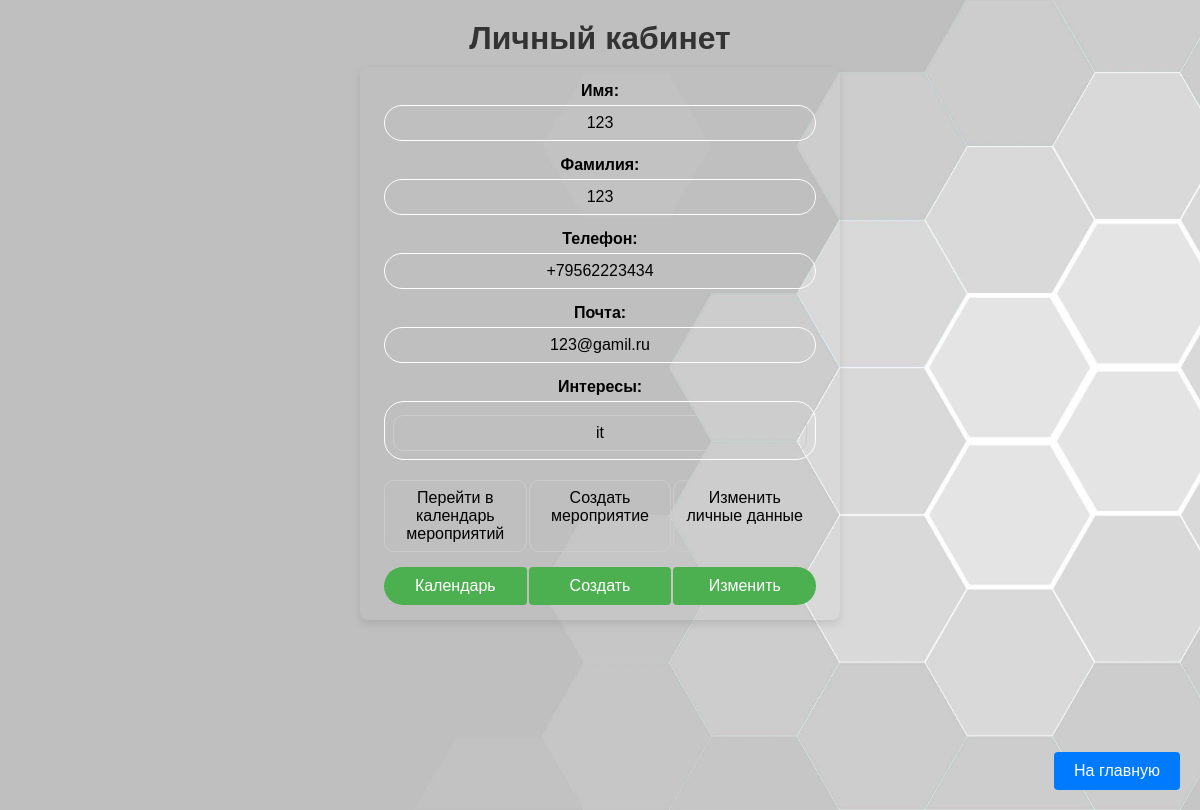
/cabinet/ (signed in), run on the app's committed database.
### registration/models.py (models this page shows, shortened)
class CustomUser(AbstractUser):
    phone = models.CharField(max_length=15)
    interests = models.JSONField(null=True)

### cabinet/views.py (the view)
# urls.py: path('', views.cabinet, name='cabinet'),
@login_required
def cabinet(request):
    user = CustomUser.objects.get(id=request.session.get('user_id'))
    context = {
        'user': user,
    }
    return render(request, 'cabinet/cabinet.html', context)

### cabinet/templates/cabinet/cabinet.html (shortened to what this page needs)
{% extends 'main/layout.html' %}
{% load static %}
{% block extra_css %}
    <link rel="stylesheet" href="{% static 'cabinet/css/cabinet.css' %}">
{% endblock %}
{% block content %}
    <h1 class="h_calendar">Личный кабинет</h1>
    <div class="container">
        <div class="user_profile">
            <p><strong>Имя: </strong></p>
            <label>{{ user.first_name }}</label>
            <p><strong>Фамилия: </strong></p>
            <label>{{ user.last_name }}</label>
            <p><strong>Телефон: </strong></p>
            <label>{{ user.phone }}</label>
            <p><strong>Почта: </strong></p>
            <label>{{ user.email }}</label>
            <p><strong>Интересы: </strong></p>
            <label>
                <ul class="user_profile_ul">
                        {% for interest in user.interests %}
                            <li>{{ interest }}</li>
                        {% endfor %}
                </ul>
            </label>
            <div class="buttons">
                <div>
                    <p class="p_calendar">Перейти в календарь мероприятий</p>
                    <a href="{% url 'my_calendar' %}"><button type="submit" class="btn_calendar">Календарь</button></a>
                </div>
                <div>
                    <p>Создать мероприятие</p>
                    <a href="{% url 'event_registration' %}"><button type="submit" class="btn_create_event">Создать</button></a>
                </div>
                <div>
                    <p>Изменить личные данные</p>
                    <a href="{% url 'change_data' %}"><button type="submit" class="btn_change_data">Изменить </button></a>
                </div>
            </div>
        </div>
    </div>
    <a href="{% url 'logout' %}"><button type="submit" class="btn">На главную</button></a>
{% endblock %}

### main/static/main/css/main.css (style rules this page uses)
* { margin: 0; padding: 0; box-sizing: border-box; }
body { font-family: Arial, sans-serif; display: flex; justify-content: flex-start; align-items: center; height: 100vh; flex-direction: column; background-image: url('../img/bg.jpg'); background-size: cover; background-repeat: no-repeat; background-position: center; }
h1 { margin-top: 300px; text-align: center; color: #333; display: block; }
button { background-color: #4CAF50; color: white; padding: 10px 20px; border: none; border-radius: 4px; cursor: pointer; font-size: 16px; }
.btn { position: absolute; bottom: 20px; right: 20px; padding: 10px 20px; color: white; background-color: #007BFF; }

### cabinet/static/cabinet/css/cabinet.css (style rules this page uses)
body { font-family: Arial, sans-serif; display: flex; justify-content: flex-start; align-items: center; flex-direction: column; background-size: cover; background-repeat: no-repeat; background-position: center; background-attachment: env(); min-height: 100vh; overflow-x: hidden; margin-block-end: 10px; }
.h_calendar { margin-top: 20px; }
.container { padding-top: 10px; display: flex; flex-direction: row; width: 40%; }
.user_profile { display: flex; flex-direction: column; align-items: center; background-color: transparent; border-radius: 8px; box-shadow: 0 4px 8px rgba(0, 0, 0, 0.1); width: 100%; padding-bottom: 15px; }
.user_profile label { text-align: center; display: block; padding: 8px; border: 1px solid #fff; width: 90%; border-radius: 20px; box-sizing: border-box; }
.user_profile p { width: 90%; box-sizing: border-box; margin-top: 15px; margin-bottom: 5px; text-align: center; }
.user_profile_ul { list-style-type: none; width: 100%; }
.user_profile_ul li { width: 100%; padding: 8px; text-align: center; border: 1px solid #ccc; border-radius: 10px; box-sizing: border-box; margin-top: 5px; }
.buttons { display: flex; flex-direction: row; justify-content: space-between; margin-top: 15px; width: 90%; }
.buttons div { display: flex; flex-direction: column; justify-content: space-between; flex: 0 0 33%; box-sizing: border-box; }
.buttons div a button { width: 100%; margin-top: 10px; }
.buttons div p { flex-grow: 1; width: 100%; padding: 8px; text-align: center; border: 1px solid #ccc; border-radius: 10px; box-sizing: border-box; margin-top: 5px; }
.btn_calendar { border-top-left-radius: 20px; border-bottom-left-radius: 20px; }
.btn_change_data { border-top-right-radius: 20px; border-bottom-right-radius: 20px; }

### data on the page
CustomUser: first_name "123", last_name "123", phone "+79562223434", email "123@gamil.ru"

### other printed values
{{ interest }} "it"
